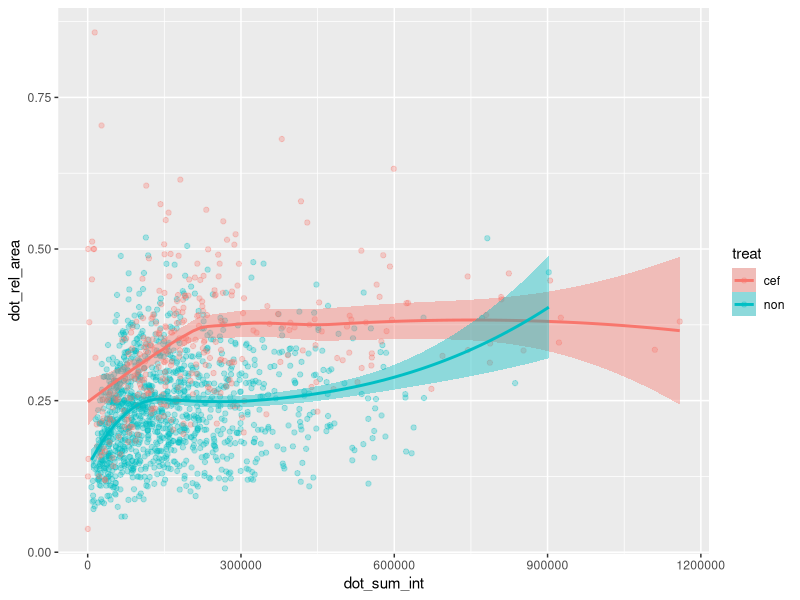
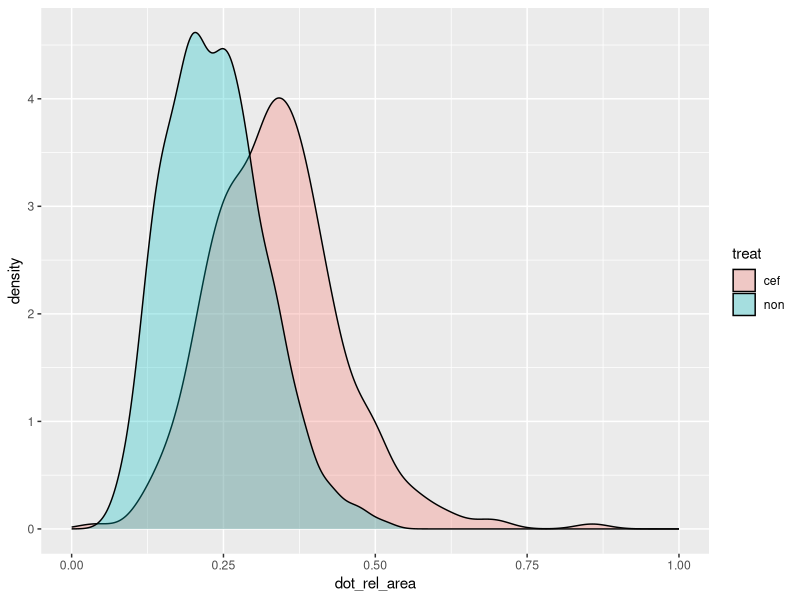
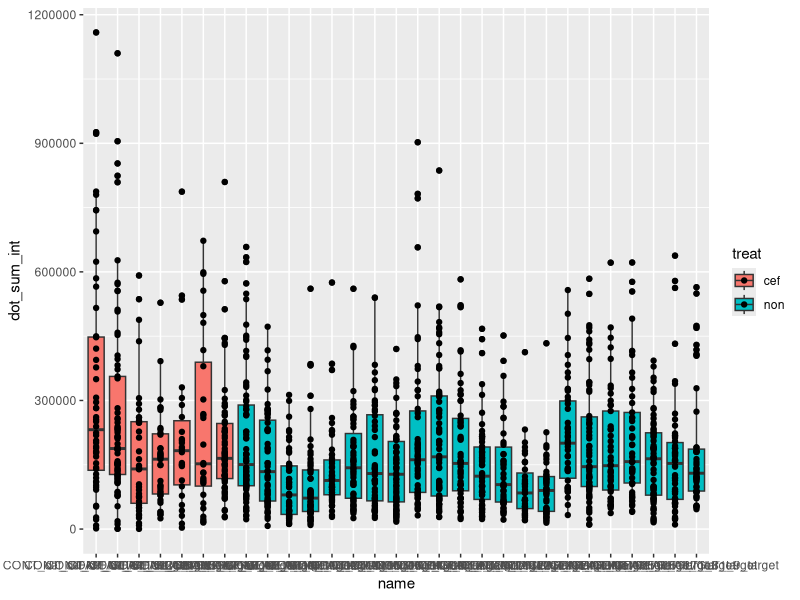
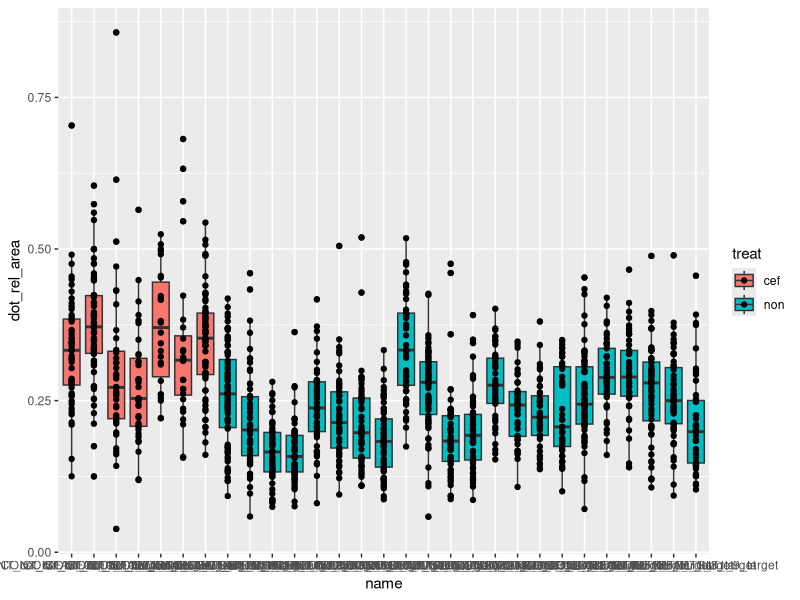
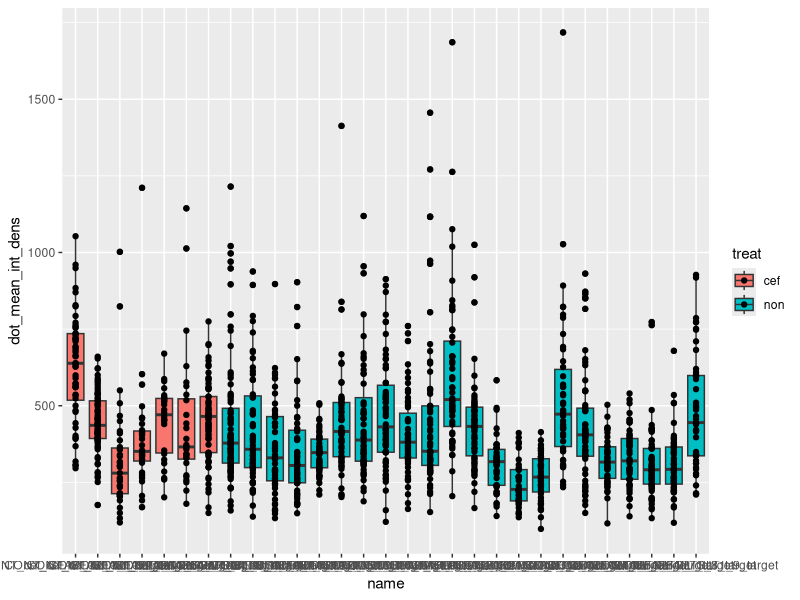
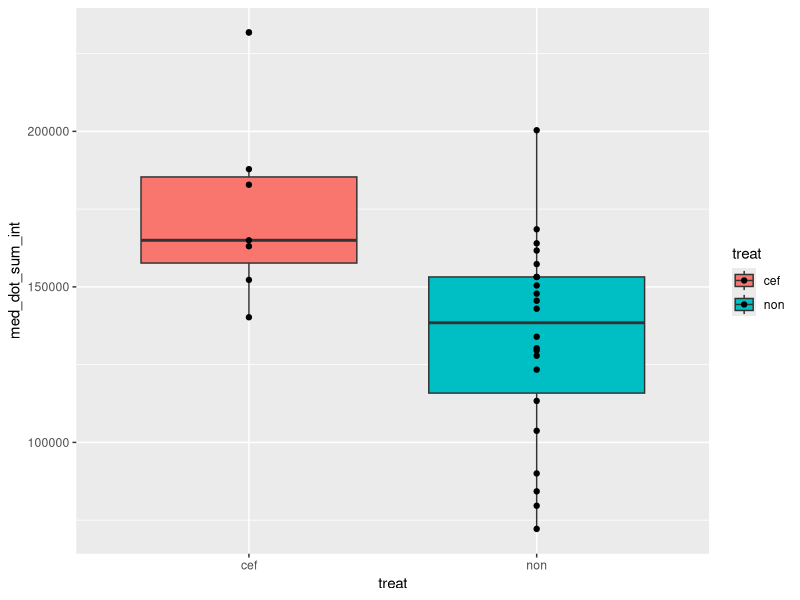
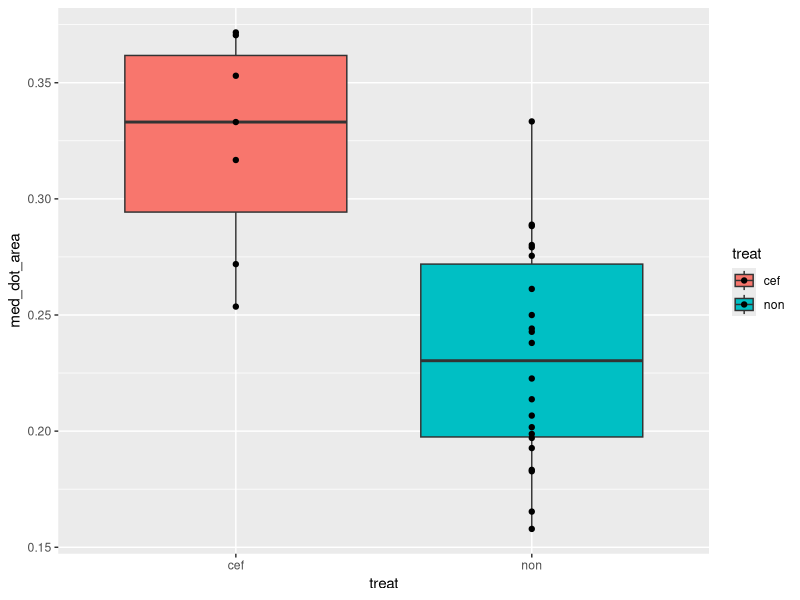
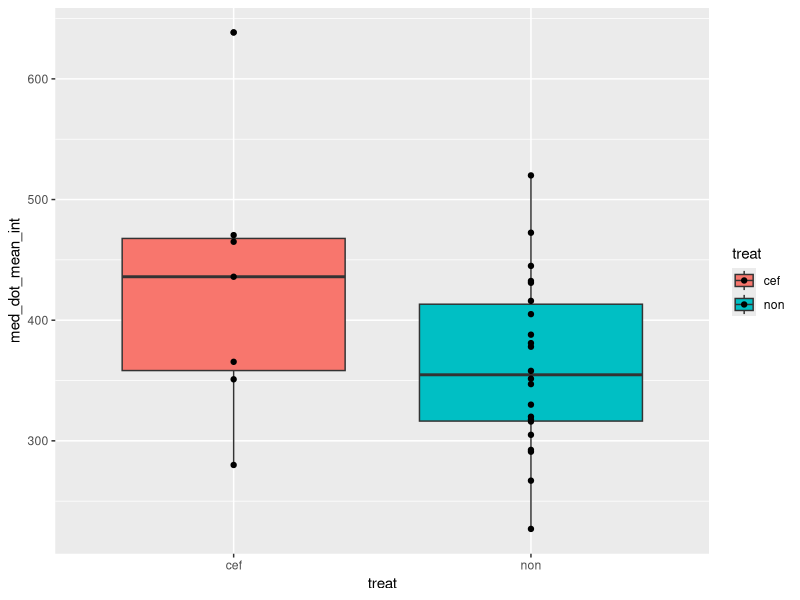

Recreate these plots in R, in order.
# GLT in astrocytes
#
# COLUMNS FROM PLUGIN
# cell_row = [glt_img.name,                        # id
#             group,                               # group
#             a_region.label,                      # cell_num
#             one_cell_area,                       # cell_area
#             one_dot_num,                         # dot_num
#             one_dot_area,                        # dot_area  це сумарна площа на один астроцит, тобто це не можна використати як параметр окремої точки
#             round(one_dot_rel_area, 3),          # dot_rel_area
#             one_dot_sum_int,                     # dot_sum_int
#             int(one_dot_mean_int),               # dot_mean_int
#             int(one_dot_sum_int / one_dot_num),  # dot_men_int_per_dot
#             int(one_dot_mean_int_dens)]          # dot_mean_int_dens


library(dplyr)
library(tidyr)
library(purrr)
library(readr)
library(rstatix)
library(gridExtra)
library(ggplot2)
library(ggpubr)
library(cowplot)
library(ggsci)


setwd('/home/wisstock/bio_note/projects/PhD/9_2024_GLT_in_TBI/exp/2025_08_23_glt_in_astrocytes')

df <- read.csv('astrocyte_count.csv') %>%
  select(-id) %>%
  mutate(dot_rel_area = parse_number(dot_rel_area, locale = locale(decimal_mark = ","))) %>%
  mutate_if(is.character, as.factor) %>%
  mutate(dot_rel_area = dot_area / cell_area)

# plots settings
font.size <- 12  # 19
font.fam <- 'Arial'
box.alpha <- 0.6

cef.color <- 'coral2' 
non.color <- 'deepskyblue3' 


##### CTRL TEST #####
# RAW
df.ctrl <- df %>%
  filter(group == 'cont') %>%
  droplevels() %>%
  select(-group) %>%
  filter(dot_rel_area < 1,
         dot_sum_int < 1.5e+06) %>%
  droplevels()
  
ggplot(data = df.ctrl,
       aes(x = dot_sum_int, y = dot_rel_area,
           color = treat, fill = treat)) +
  geom_point(alpha = .3) +
  geom_smooth(method = 'loess', se = TRUE, span = 0.85)


ggplot(data = df.ctrl,
       aes(x = dot_rel_area, fill = treat)) +
  geom_density(alpha = .3) +
  scale_x_continuous(limits = c(0,1))




ggplot(data = df.ctrl,
       aes(x = name, y = dot_sum_int, fill = treat)) +
  geom_boxplot() +
  geom_point()

df.ctrl %>%
  group_by(treat) %>%
  kruskal_test(dot_sum_int ~ name) %>%
  add_significance()

df.ctrl %>%
  wilcox_test(dot_sum_int ~ treat) %>%
  add_significance()


ggplot(data = df.ctrl,
       aes(x = name, y = dot_rel_area, fill = treat)) +
  geom_boxplot() +
  geom_point()

df.ctrl %>%
  group_by(treat) %>%
  kruskal_test(dot_rel_area ~ name) %>%
  add_significance()

df.ctrl %>%
  wilcox_test(dot_rel_area ~ treat) %>%
  add_significance()


# dot mean
ggplot(data = df.ctrl,
       aes(x = name, y = dot_mean_int_dens, fill = treat)) +
  geom_boxplot() +
  geom_point()

df.ctrl %>%
  wilcox_test(dot_mean_int_dens ~ treat) %>%
  add_significance()

# MED
df.ctrl.med <- df.ctrl %>%
  group_by(name) %>%
  mutate(med_dot_mean_int = median(dot_mean_int_dens),
         med_dot_sum_int = median(dot_sum_int),
         med_dot_area = median(dot_rel_area),
         med_dot_num = median(dot_num)) %>%
  select(name, treat, med_dot_sum_int, med_dot_area, med_dot_num, med_dot_mean_int) %>%
  distinct() %>%
  droplevels() %>%
  ungroup()

ggplot(data = df.ctrl.med,
       aes(x = treat, y = med_dot_sum_int, fill = treat)) +
  geom_boxplot() +
  geom_point()

df.ctrl.med %>%
  wilcox_test(med_dot_sum_int ~ treat) %>%
  add_significance()


ggplot(data = df.ctrl.med,
       aes(x = treat, y = med_dot_area, fill = treat)) +
  geom_boxplot() +
  geom_point()

df.ctrl.med %>%
  wilcox_test(med_dot_area ~ treat) %>%
  add_significance()



ggplot(data = df.ctrl.med,
       aes(x = treat, y = med_dot_mean_int, fill = treat)) +
  geom_boxplot() +
  geom_point()

df.ctrl.med %>%
  wilcox_test(med_dot_mean_int ~ treat) %>%
  add_significance()


ggplot(data = df.ctrl.med,
       aes(y = med_dot_area, x = med_dot_sum_int, color = treat)) +
  geom_point() +
  geom_smooth(method = 'lm', se = FALSE)





##### EXP MED STAT #####
# RAW
df.tbi <-  df %>%
  filter(group != 'cont') %>%
  droplevels()

ggplot(data = df.tbi,
       aes(x = name, y = dot_sum_int, fill = treat)) +
  geom_boxplot() +
  facet_wrap(~group, scales = "free_x")

ggplot(data = df.tbi,
       aes(x = name, y = dot_rel_area, fill = treat)) +
  geom_boxplot() +
  facet_wrap(~group, scales = "free_x")

ggplot(data = df.tbi,
       aes(x = name, y = dot_mean_int_dens, fill = treat)) +
  geom_boxplot() +
  facet_wrap(~group, scales = "free_x")


# ggplot(data = df.tbi,
#        aes(x = dot_sum_int, y = dot_rel_area)) +
#   geom_point(aes(color = treat, fill = treat), alpha = .3) +
#   geom_smooth(aes(group = treat), method = 'loess', se = TRUE, span = 0.85) +
#   facet_wrap(~group, scales = "free_x")




###### MED STAT #####
df.tbi.med <- df.tbi %>%
  group_by(name) %>%
  mutate(med_dot_mean_int = median(dot_mean_int_dens),
         med_dot_sum_int = median(dot_sum_int),
         med_dot_area = median(dot_rel_area),
         med_dot_num = median(dot_num)) %>%
  select(name, treat, group, med_dot_sum_int, med_dot_area, med_dot_num, med_dot_mean_int) %>%
  distinct() %>%
  droplevels() %>%
  ungroup() %>%
  filter(!(med_dot_area < 0.1 & group == 'tbi14')) %>%
  mutate(group = factor(group, levels = c('cont', 'tbi3', 'tbi7', 'tbi14')))

df.ctrl.non.med <- df.ctrl.med %>%
  filter(treat != 'cef') %>%
  mutate(group = 'cont')

df.ctrl.non.med.2nd <- df.ctrl.med %>%
  filter(treat != 'cef') %>%
  mutate(group = 'cont', treat = 'cef')

ctrl.non.val <- df.ctrl.med %>%
  filter(treat != 'cef') %>%
  select(where(is.numeric), -med_dot_num) %>%
  summarise_all(list(median, IQR))

df.tbi.ctrl.med <- rbind(df.tbi.med, df.ctrl.non.med, df.ctrl.non.med.2nd) %>%
  mutate(group = factor(group, levels = c('cont', 'tbi3', 'tbi7', 'tbi14')))

ggplot(data = df.tbi.ctrl.med,
       aes(x = group, y = med_dot_sum_int, fill = treat)) +
  geom_boxplot() +
  geom_point() +
  facet_wrap(~treat)

ggplot(data = df.tbi.ctrl.med,
       aes(x = group, y = med_dot_mean_int, fill = treat)) +
  geom_boxplot() +
  geom_point() +
  facet_wrap(~treat)

ggplot(data = df.tbi.med,
       aes(x = group, y = med_dot_area, fill = treat)) +
  geom_boxplot() +
  geom_point() +
  facet_wrap(~treat)


###### STAT CTRL vs GROUP #####
df.tbi.ctrl.med %>%
  group_by(treat) %>%
  pairwise_wilcox_test(med_dot_sum_int ~ group, ref.group = 'cont')

df.tbi.ctrl.med %>%
  group_by(treat) %>%
  pairwise_wilcox_test(med_dot_mean_int ~ group, ref.group = 'cont')

df.tbi.ctrl.med %>%
  group_by(treat) %>%
  pairwise_wilcox_test(med_dot_area ~ group, ref.group = 'cont')


###### VAL vs TREAT in TBI #####
df.tbi.med %>%
  group_by(group) %>%
  wilcox_test(med_dot_sum_int ~ treat) %>%
  add_significance()

df.tbi.med %>%
  group_by(group) %>%
  wilcox_test(med_dot_area ~ treat) %>%
  add_significance()

df.tbi.med %>%
  group_by(group) %>%
  wilcox_test(med_dot_mean_int ~ treat) %>%
  add_significance()

###### TIME LINES ==>> FIN PLOTS <<== #####
# mean dot int
plot_med_dot_mean_int <- ggplot(data = df.tbi.med,
       aes(x = group, y = med_dot_mean_int,
           color = treat, group = treat)) +
  geom_hline(yintercept = 354.75, linetype = 'dashed') +
  stat_summary(fun = median,
               geom = 'line', size = 1.25) +
  stat_summary(fun = median,
               geom = 'point', size = 2.5) +
  stat_summary(fun.min = function(z) { quantile(z,0.25) },
               fun.max = function(z) { quantile(z,0.75) },
               fun = median,
               geom = 'errorbar', width = .1, size = 0.75) +
  scale_color_manual(name = "Treat",
                     labels = c("Cef.", "Non"),
                     values = c('cef' = cef.color, 'non' = non.color)) +
  scale_x_discrete(labels = c('3d afrer TBI', '7d afrer TBI', '14d afrer TBI')) +
  labs(x = 'Group', y = 'Median of dots averaged intensity, a.u.') +
  theme(text=element_text(size = font.size, family = font.fam))

plot_med_dot_mean_int
save_plot('plot_med_dot_mean_intt.png', plot_med_dot_mean_int,
          base_width = 4.5, base_height = 5, dpi = 300)  # set up plot aspect ratio here


# mean sum int
plot_med_dot_sum_int <- ggplot(data = df.tbi.med,
       aes(x = group, y = med_dot_sum_int,
           color = treat, group = treat)) +
  geom_hline(yintercept = 138463.5, linetype = 'dashed') +
  stat_summary(fun = median,
               geom = 'line', size = 1.25) +
  stat_summary(fun = median,
               geom = 'point', size = 2.5) +
  stat_summary(fun.min = function(z) { quantile(z,0.25) },
               fun.max = function(z) { quantile(z,0.75) },
               fun = median,
               geom = 'errorbar', width = .1, size = 0.75) +
  scale_color_manual(name = "Treat",
                     labels = c("Cef.", "Non"),
                     values = c('cef' = cef.color, 'non' = non.color)) +
  scale_x_discrete(labels = c('3d afrer TBI', '7d afrer TBI', '14d afrer TBI')) +
  labs(x = 'Group', y = 'Median of dots sum intensity, a.u.') +
  theme(text=element_text(size = font.size, family = font.fam))

plot_med_dot_sum_int
save_plot('plot_med_dot_sum_int.png', plot_med_dot_sum_int,
          base_width = 4.5, base_height = 5, dpi = 300)  # set up plot aspect ratio here

# mean sum int
plot_med_dot_area <- ggplot(data = df.tbi.med,
       aes(x = group, y = med_dot_area,
           color = treat, group = treat)) +
  geom_hline(yintercept = 0.23, linetype = 'dashed') +
  stat_summary(fun = median,
               geom = 'line', size = 1.25) +
  stat_summary(fun = median,
               geom = 'point', size = 2.5) +
  stat_summary(fun.min = function(z) { quantile(z,0.25) },
               fun.max = function(z) { quantile(z,0.75) },
               fun = median,
               geom = 'errorbar', width = .1, size = 0.75) +
  scale_color_manual(name = "Treat",
                       labels = c("Cef.", "Non"),
                     values = c('cef' = cef.color, 'non' = non.color)) +
  scale_x_discrete(labels = c('3d afrer TBI', '7d afrer TBI', '14d afrer TBI')) +
  labs(x = 'Group', y = 'Median of the relative dots area') +
  theme(text=element_text(size = font.size, family = font.fam))

plot_med_dot_area
save_plot('plot_median_dot_area.png', plot_med_dot_area,
          base_width = 4.5, base_height = 5, dpi = 300)  # set up plot aspect ratio here

###### TBI LINE PLOT ######
plot_area_vs_sum <- ggplot(data = df.tbi %>% filter(group == 'tbi3'),
       aes(x=dot_rel_area, y = dot_sum_int, color = treat)) +
  geom_point(alpha = .1) +
  geom_smooth(method = 'lm', se = FALSE) +
  labs(x = 'Relative dots area', y = 'Dots sum intensity, a.u.') +
  scale_color_manual(name = "Treat",
                     labels = c("Cef.", "Non"),
                     values = c('cef' = cef.color, 'non' = non.color)) +
  scale_y_continuous(limits = c(0, 500000)) +                            # set up y limits here
  theme(text=element_text(size = font.size, family = font.fam))

plot_area_vs_sum
save_plot('plot_plot_area_vs_sum.png', plot_area_vs_sum,
          base_width = 4.5, base_height = 5, dpi = 300)  # set up plot aspect ratio here
